Frame 1 (no input): blank canvas, image omitted
Frame 60 (the mouse pressed at the canvas centre just before this capture): blank canvas, image omitted
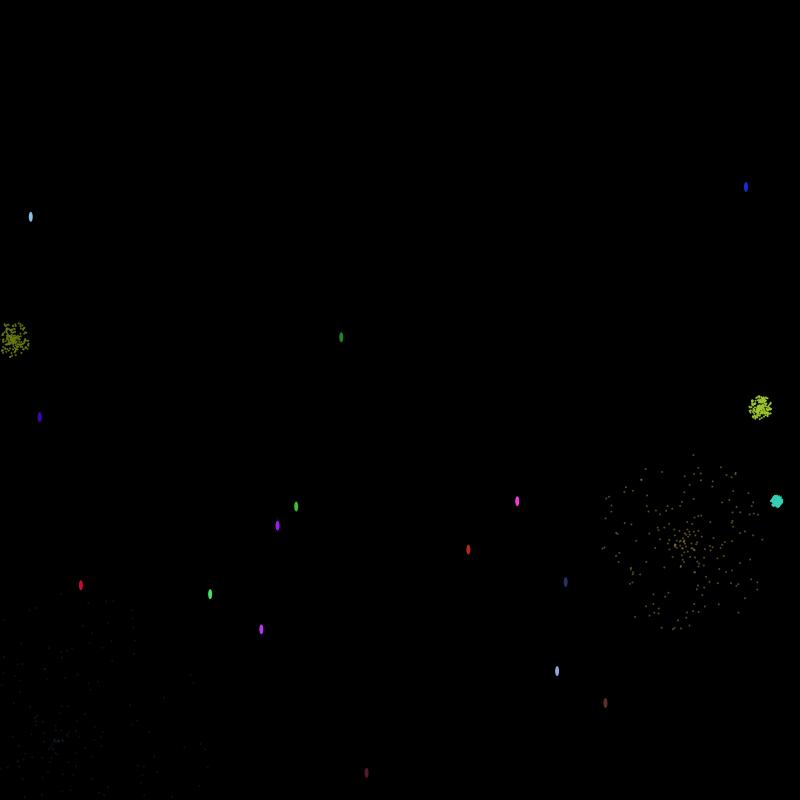
Frame 120 (the mouse held since frame 60 and released just before this capture)

The Processing sketch whose frames 1 and 60 were blank and that drew this single picture after the mouse press (run headless with seeded random() and noise(); from frame 60 on, the mouse is pressed at the canvas centre):

// Processing sketch: Fireworks
// ── Fireworks.pde
PVector gravity = new PVector(0,0.1);

float FIREWORK_COUNT = 20;
float PARTICKE_COUNT = 200;

PVector pos = new PVector(0,0);
ArrayList<Firework> fireworks = new ArrayList<Firework>();

void setup() {
  size(800,800);
  noStroke();
  frameRate(60);
  
  for (int i = 0; i < FIREWORK_COUNT; i++) {
    fireworks.add(new Firework());
  }
}

void draw() {
  background(0);
  
  for (Firework fw : fireworks) {
    fw.show();
  }
}

// ── Firework.pde
int LIFETIME = 60;

class Firework {
  PVector pos;
  PVector mov;
  
  color col;
  int live;
  
  ArrayList<Particle> particles;
  
  Firework() {
    reset();
    live = (int) random(-LIFETIME*2,0);
  }
  
  void show() {
    if (live < 0) {
      live++;
      return;
    }
    color c = color(red(col),green(col),blue(col),map(live,0,LIFETIME,255,0));
    fill(c);
    
    if (mov.y < 0) {
      ellipse(pos.x,pos.y,4,10);
      pos.add(mov);
      mov.add(gravity);
    }
    else {
      if (particles.size() == 0) {
        for (int i = 0; i < PARTICKE_COUNT; i++) {
          particles.add(new Particle(pos));
        }
      }
      for (Particle p : particles) {
        p.show();
      }
      live++;
      if (live == LIFETIME) {
        reset();
      }
    }
  }
  
  void reset() {
    particles = new ArrayList<Particle>();
    
    live = 0;
    pos = new PVector(random(0,width),height-20);
    mov = new PVector(0,-height/random(65,150));
    col = color(random(255),random(255),random(255));
  }
}

// ── Particle.pde
float MAX_POWER = 3;

class Particle {
  PVector pos;
  PVector acc;
  
  Particle(PVector _pos) {
    float angle = random(0,TAU);
    float particlePower = random(0,MAX_POWER);
    
    float x = particlePower*cos(angle);
    float y = particlePower*sin(angle);
    
    pos = new PVector(_pos.x,_pos.y);
    acc = new PVector(x,y);
  }
  
  void show() {
    pos.add(acc);
    acc.add(gravity);
    ellipse(pos.x, pos.y,2,2);
  }
}
